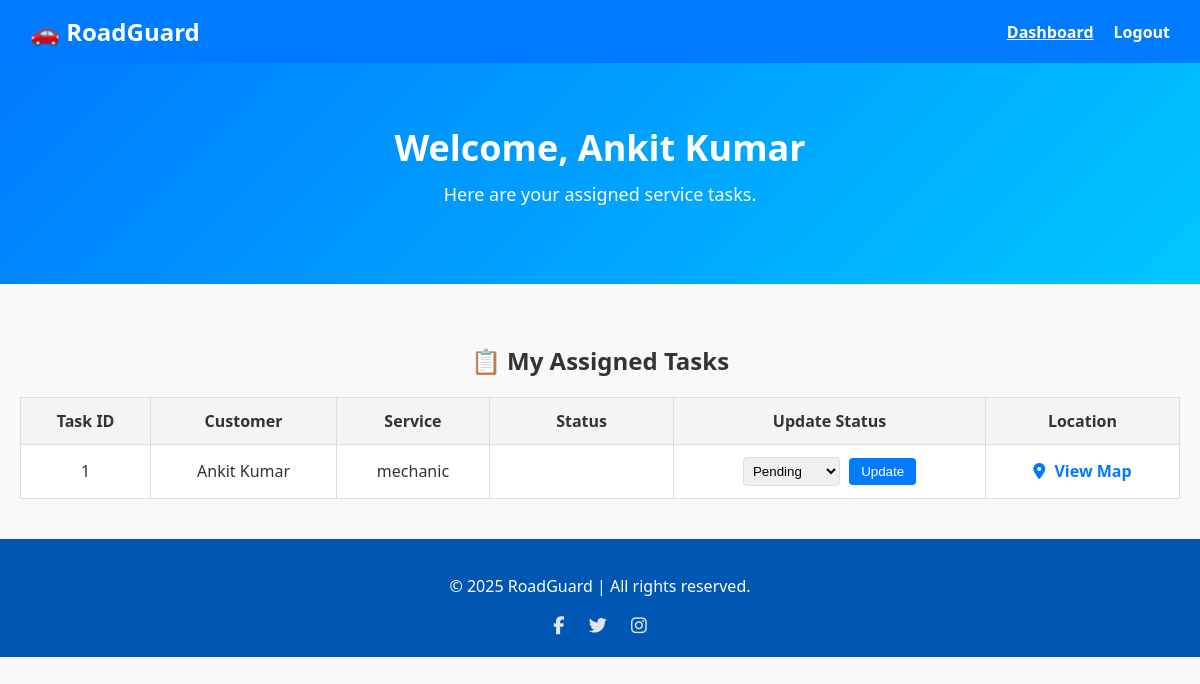
The page /worker_dashboard (signed in) on the database its author committed.
### tables this page shows
CREATE TABLE assigned_tasks (
    id INTEGER PRIMARY KEY AUTOINCREMENT,
    request_id INTEGER NOT NULL,
    employee_id INTEGER NOT NULL,
    status TEXT DEFAULT 'Assigned',
    FOREIGN KEY (request_id) REFERENCES service_requests (id),
    FOREIGN KEY (employee_id) REFERENCES employees (id)
);

CREATE TABLE customers (
    id INTEGER PRIMARY KEY AUTOINCREMENT,
    name TEXT NOT NULL,
    email TEXT UNIQUE NOT NULL,
    password TEXT NOT NULL
);

CREATE TABLE service_requests (
    id INTEGER PRIMARY KEY AUTOINCREMENT,
    customer_id INTEGER NOT NULL,
    shop_id INTEGER,
    name TEXT NOT NULL,
    phone TEXT NOT NULL,
    issue TEXT NOT NULL,
    service_type TEXT NOT NULL,
    location TEXT NOT NULL,
    status TEXT DEFAULT 'Pending',
    created_at TIMESTAMP DEFAULT CURRENT_TIMESTAMP,
    FOREIGN KEY (customer_id) REFERENCES customers(id) ON DELETE CASCADE
);

### app.py (the view)
@app.route("/worker_dashboard")
def worker_dashboard():
    if "role" not in session or session["role"] != "worker":
        return redirect(url_for("login"))
    conn = get_db_connection()
    cur = conn.cursor()
    cur.execute("""
        SELECT at.id, c.name AS customer_name, sr.service_type, at.status, sr.location
        FROM assigned_tasks at
        JOIN service_requests sr ON at.request_id = sr.id
        JOIN customers c ON sr.customer_id = c.id
        WHERE at.employee_id = ?
    """, (session["worker_id"],))   # ✅ fixed: worker_id use karna hai
    rows = cur.fetchall()
    conn.close()
    tasks = []
    for r in rows:
        lat, lon = None, None
        if r["location"]:
            try:
                parts = r["location"].replace("Lat:", "").replace("Lon:", "").split(",")
                lat = float(parts[0].strip())
                lon = float(parts[1].strip())
            except Exception as e:
                print("Location parse error:", e)
        tasks.append({
            "id": r["id"],
            "customer": r["customer_name"],
            "service": r["service_type"],
            "status": r["status"],
            "lat": lat,
            "lon": lon
        })
    return render_template("worker_dashboard.html", tasks=tasks, name=session.get("name"))

### app.py (called while the page is built)
def get_db_connection():
    conn = sqlite3.connect("RoadGuard.db")
    conn.row_factory = sqlite3.Row
    return conn

### templates/worker_dashboard.html (shortened to what this page needs)
<!DOCTYPE html>
<html lang="en">
<head>
  <link rel="stylesheet" href="{{ url_for('static', filename='css/worker_dashboard.css') }}">
  <link rel="stylesheet" href="https://cdnjs.cloudflare.com/ajax/libs/font-awesome/6.5.0/css/all.min.css">
</head>
<body>
  <nav class="nav-bar">
    <div class="logo">
      <h2>🚗 RoadGuard</h2>
    </div>
    <ul class="nav-links">
      <li><a href="{{ url_for('worker_dashboard') }}" class="active">Dashboard</a></li>
      <li><a href="{{ url_for('logout') }}">Logout</a></li>
    </ul>
  </nav>
  <section class="hero-section">
    <div class="hero-content">
      <h1>Welcome, {{ name }}</h1>
      <p>Here are your assigned service tasks.</p>
    </div>
  </section>
  <section class="section">
    <h2>📋 My Assigned Tasks</h2>
    <div class="table-container">
      <table>
        <thead>
          <tr>
            <th>Task ID</th>
            <th>Customer</th>
            <th>Service</th>
            <th>Status</th>
            <th>Update Status</th>
            <th>Location</th>
          </tr>
        </thead>
        <tbody>
          {% for t in tasks %}
          <tr>
            <td>{{ t.id }}</td>
            <td>{{ t.customer }}</td>
            <td>{{ t.service }}</td>
            <td>
              <span class="status {{ t.status|lower }}">
              </span>
            </td>
            <td>
              <form action="{{ url_for('update_work_status', task_id=t.id) }}" method="POST">
                <select name="status">
                  <option value="Pending" {% if t.status == "Pending" %}selected{% endif %}>Pending</option>
                </select>
                <button type="submit" class="button">Update</button>
              </form>
            </td>
            <td>
              {% if t.lat and t.lon %}
                <a href="https://www.google.com/maps?q={{ t.lat }},{{ t.lon }}" target="_blank" class="map-link">
                  <i class="fa-solid fa-location-dot"></i> View Map
                </a>
              {% else %}
                <span>No location</span>
              {% endif %}
            </td>
          </tr>
          {% else %}
          <tr>
            <td colspan="6">No tasks assigned yet.</td>
          </tr>
          {% endfor %}
        </tbody>
      </table>
    </div>
  </section>
  <footer class="footer">
    <p>&copy; 2025 RoadGuard | All rights reserved.</p>
    <div class="social-media">
      <a href="#"><i class="fa-brands fa-facebook-f"></i></a>
      <a href="#"><i class="fa-brands fa-twitter"></i></a>
      <a href="#"><i class="fa-brands fa-instagram"></i></a>
    </div>
  </footer>
</body>
</html>

### static/css/worker_dashboard.css (style rules this page uses)
body { font-family: "Segoe UI", sans-serif; margin: 0; padding: 0; background: #f9f9f9; color: #333; }
.nav-bar { background: #007bff; color: white; display: flex; justify-content: space-between; align-items: center; padding: 15px 30px; }
.nav-bar .logo h2 { margin: 0; }
.nav-bar .nav-links { list-style: none; margin: 0; padding: 0; display: flex; }
.nav-bar .nav-links li { margin-left: 20px; }
.nav-bar .nav-links a { color: white; text-decoration: none; font-weight: bold; }
.nav-bar .nav-links a.active, .nav-bar .nav-links a:hover { text-decoration: underline; }
.hero-section { text-align: center; background: linear-gradient(135deg, #007bff, #00c6ff); color: white; padding: 60px 20px; }
.hero-section h1 { margin: 0; font-size: 36px; }
.hero-section p { margin-top: 10px; font-size: 18px; }
.section { padding: 40px 20px; }
.section h2 { text-align: center; margin-bottom: 20px; }
.table-container { overflow-x: auto; }
table { width: 100%; border-collapse: collapse; background: white; box-shadow: 0 2px 8px rgba(0,0,0,0.1); }
th, td { padding: 12px; border: 1px solid #ddd; text-align: center; }
th { background: #f4f4f4; }
select { padding: 5px; border-radius: 4px; border: 1px solid #ddd; }
.button { padding: 6px 12px; margin-left: 5px; background: #007bff; color: white; border: none; border-radius: 4px; cursor: pointer; }
.status { padding: 5px 10px; border-radius: 4px; color: white; font-weight: bold; }
.map-link { text-decoration: none; color: #007bff; font-weight: bold; }
.map-link i { margin-right: 5px; }
.footer { background: #0056b3; color: white; text-align: center; padding: 20px; }
.footer .social-media { margin-top: 10px; }
.footer .social-media a { color: #dee5ec; margin: 0 10px; font-size: 18px; text-decoration: none; }

### rows shown on the page
assigned_tasks: id "1", customer "Ankit Kumar", service "mechanic"

### other values the page prints
{{ name }} "Ankit Kumar"
